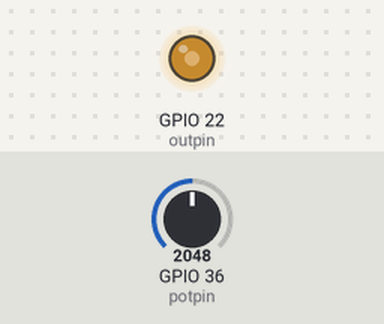
The sketch below on a simulated ESP32. Parts: output pins drawn as LEDs (lit = HIGH). The test bench sets the inputs (shaded band); at power-on: GPIO 36 (potpin) = 2048. What the sketch prints to the serial monitor is not drawn.

Above: at 1.2 s.
1.3 s: GPIO 36 (potpin) set to 2866
At 2.5 s:
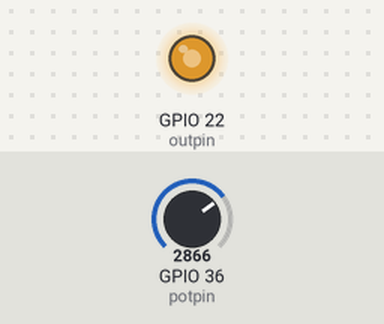
2.8 s: GPIO 36 (potpin) set to 3603
At 3.9 s:
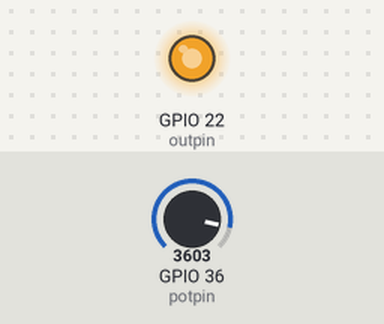
4.3 s: GPIO 36 (potpin) set to 491
At 5.0 s:
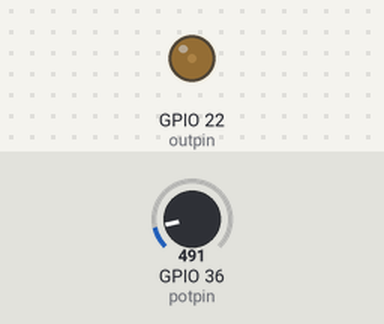
5.8 s: GPIO 36 (potpin) set to 0
At 6.2 s:
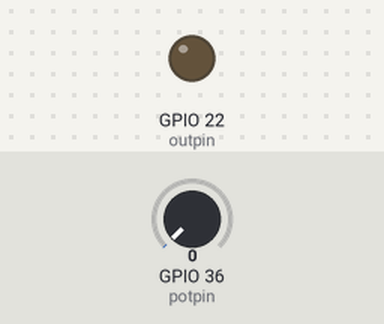
Timing chart, 0 to 8.3 s (numbered marks = the images above; inputs shaded):
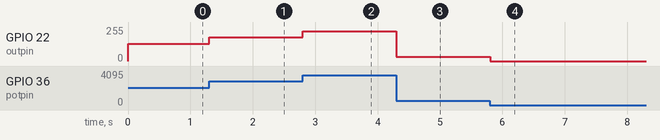

Measured:
- after the input at 1.3 s, GPIO 22 (outpin): 128/255 → 178/255 at once
- after the input at 2.8 s, GPIO 22 (outpin): 178/255 → 224/255 at once
- after the input at 4.3 s, GPIO 22 (outpin): 224/255 → 31/255 at once
- after the input at 5.8 s, GPIO 22 (outpin): 31/255 → 0/255 at once

The sketch:

PWM_Oscilloscope.ino
```cpp
int potpin = 36;
int outpin = 22;
int potVal, potRaw;
int freq = 5000;
int ledChannel = 0;
int resolution = 12;
void setup() {
  Serial.begin(115200);
  pinMode(potpin, INPUT);
  pinMode(outpin, OUTPUT);
  ledcSetup(ledChannel, freq, resolution);
  ledcAttachPin(outpin, ledChannel);
}

void loop() {
  potRaw = analogRead(potpin);
  potVal = map(potRaw, 0, 4095, 0, 100);
  Serial.println(potVal);
  Serial.println(potRaw);
  ledcWrite(ledChannel, potRaw);
  delay(1);
}
```
